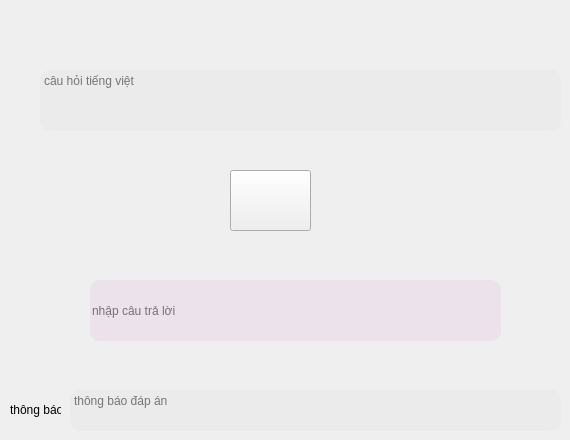
        <widget class="QWidget" name="page_13">
         <widget class="QTextEdit" name="text_vi_kt_3">
          <property name="geometry">
           <rect>
            <x>40</x>
            <y>70</y>
            <width>521</width>
            <height>61</height>
           </rect>
          </property>
          <property name="mouseTracking">
           <bool>true</bool>
          </property>
          <property name="styleSheet">
           <string notr="true">border-radius: 10px;
color: black;
background: rgba(231, 231, 231, 0.5);
</string>
          </property>
          <property name="placeholderText">
           <string>câu hỏi tiếng việt</string>
          </property>
         </widget>
         <widget class="QLineEdit" name="tl_kt_3">
          <property name="geometry">
           <rect>
            <x>90</x>
            <y>280</y>
            <width>411</width>
            <height>61</height>
           </rect>
          </property>
          <property name="styleSheet">
           <string notr="true">border-radius: 10px;
color: black;
background: rgba(231, 212, 231, 0.5);
</string>
          </property>
          <property name="text">
           <string/>
          </property>
          <property name="placeholderText">
           <string>nhập câu trả lời</string>
          </property>
         </widget>
         <widget class="QTextEdit" name="tbao_kt_3">
          <property name="geometry">
           <rect>
            <x>70</x>
            <y>390</y>
            <width>491</width>
            <height>41</height>
           </rect>
          </property>
          <property name="mouseTracking">
           <bool>true</bool>
          </property>
          <property name="styleSheet">
           <string notr="true">border-radius: 10px;
color: black;
background: rgba(231, 231, 231, 0.5);
</string>
          </property>
          <property name="placeholderText">
           <string>thông báo đáp án</string>
          </property>
         </widget>
         <widget class="QLabel" name="label_12">
          <property name="geometry">
           <rect>
            <x>10</x>
            <y>400</y>
            <width>51</width>
            <height>20</height>
           </rect>
          </property>
          <property name="text">
           <string>thông báo</string>
          </property>
         </widget>
         <widget class="QPushButton" name="ghi_amkt">
          <property name="geometry">
           <rect>
            <x>230</x>
            <y>170</y>
            <width>81</width>
            <height>61</height>
           </rect>
          </property>
          <property name="styleSheet">
           <string notr="true">

QPushButton:hover {
    background-color: rgb(170, 255, 0);
}</string>
          </property>
          <property name="text">
           <string/>
          </property>
          <property name="icon">
           <iconset resource="anh/GHI.qrc">
            <normaloff>:/newPrefix/ghiam.png</normaloff>:/newPrefix/ghiam.png</iconset>
          </property>
          <property name="iconSize">
           <size>
            <width>50</width>
            <height>50</height>
           </size>
          </property>
         </widget>
        </widget>
